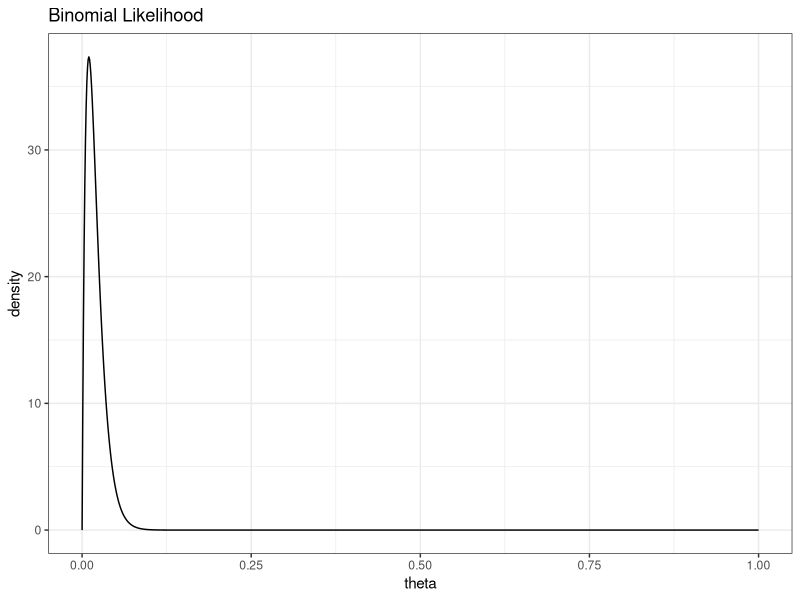

Here is the R script that generated this plot:
## ---- chunk 1
library(tidyverse)
## ---- chunk 2
# set a seed
set.seed(123)
# create the observed data
obs.data <- rbinom(n = 100, size = 1, prob = 0.01)
# inspect the observed data
head(obs.data)
tail(obs.data)
length(obs.data)
## ---- chunk 3
### Bernoulli LH Function ###
# Input: obs.data, theta
# Output: bernoulli likelihood

BernoulliLhFunction <- function(obs.data, theta) { 
  n <-length((obs.data))
  x <- sum(obs.data)
  like <- dbeta(theta, x + 1, n -x +1)
  return((like))
  }
### Plot LH for a grid of theta values ###
# Create the grid #
# Store the LH values
# Create the Plot
theta <- seq(0,1,length = 1000)
like <- BernoulliLhFunction(obs.data, theta)
df <- data.frame(theta,like)

df %>%  
  ggplot(aes(x = theta, y = like)) + 
    geom_line() + 
    labs(
      title = "Binomial Likelihood",
      x = "theta",
      y = "density") + 
    theme_bw()
